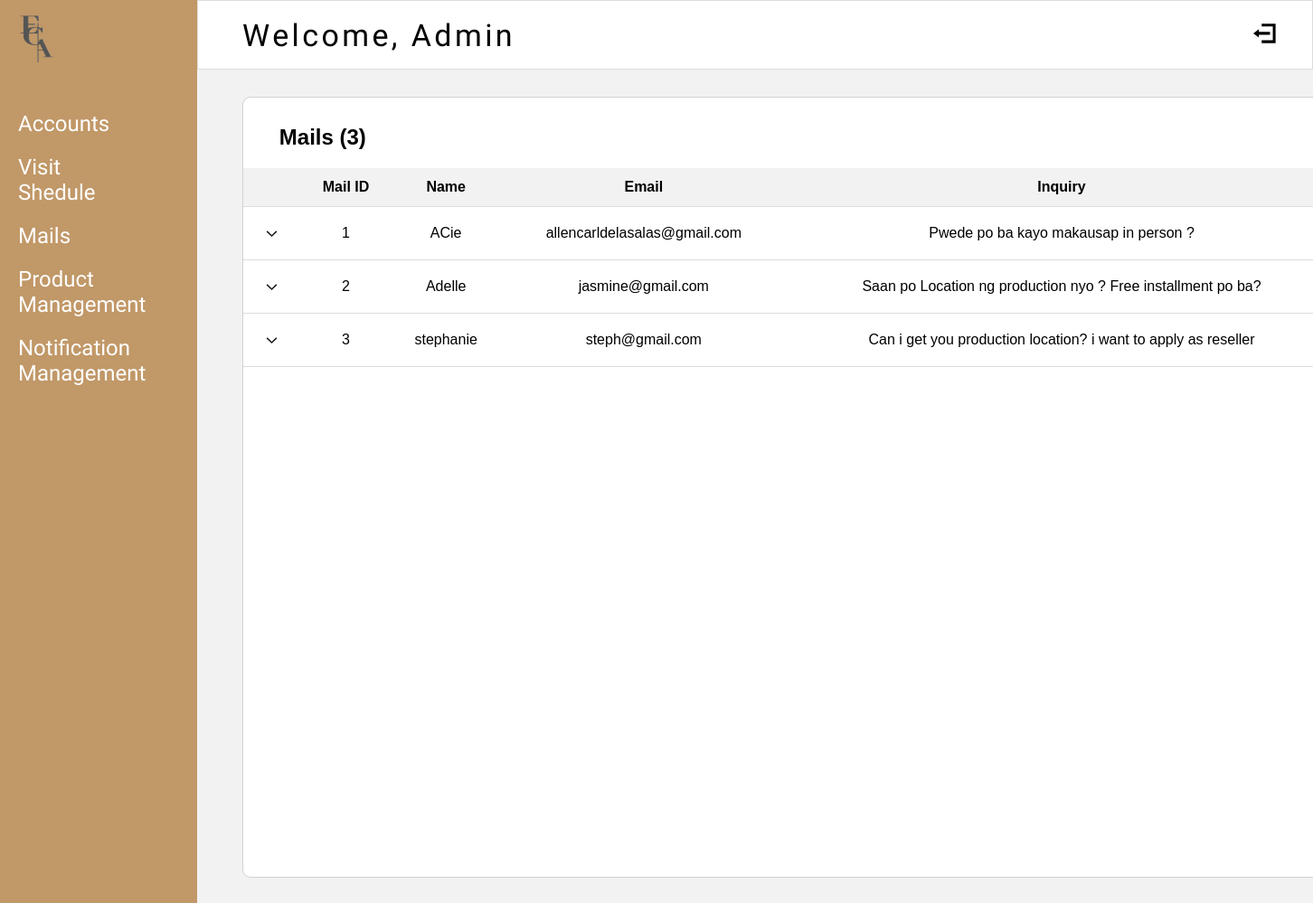
Page /ADmails.php on the committed database.
### tables this page shows
CREATE TABLE `mails` (
  `mail_id` bigint(20) NOT NULL,
  `name` varchar(255) NOT NULL,
  `email` varchar(255) NOT NULL,
  `Inquiry` varchar(255) NOT NULL
);

### ADmails.php (the view, shortened to what this page needs)
<?php
include("auth.php");
$query = "SELECT * FROM mails";
$result = mysqli_query($con, $query);
$user = array();
if (mysqli_num_rows($result) > 0) {
    while ($row = mysqli_fetch_assoc($result)) {
        $user[] = $row;
    }
}
?>
<!DOCTYPE html>
<html lang="en">
<head>
</head>
<body>
    <div class="row">
    <div class="column left" >
            <div class="left">
                <img class="logoo" src="img/ecalogo.png" width="40px" height="55px">
                <a href="ADaccount.php"><h1 class="eca">Accounts</h1></a>
                <a href="ADsched.php"><h1 class="eca">Visit Shedule</h1></a>
                <a href="ADmails.php"><h1 class="eca">Mails</h1></a>
                <a href="ADproduct.php"><h1 class="eca">Product Management</h1></a>
                <a href="ADnotiff.php"><h1 class="eca">Notification Management</h1></a>
            </div>
        </div>
        <div class="column right" >
            <div class="Top">
                    <a href="logout2.php"><svg class="logout" xmlns="http://www.w3.org/2000/svg" width="61" height="53" viewBox="0 0 61 53" fill="none">
                    <path d="M22.5307 0V7.51022H52.5716V45.0613H22.5307V52.5716H60.0818V0H22.5307ZM15.0204 15.0204L0 26.2858L15.0204 37.5511V30.0409H45.0613V22.5307H15.0204V15.0204Z" fill="black"/>
                    </svg></a>
                    <h3 class="adminName">Welcome, Admin</h3>
            </div>
            <div class="orderbox">
    <h2 class="ordernum">Mails (<?= count($user); ?>)</h2>
    <table class="order-list">
        <thead>
            <tr>
                <th></th>
                <th>Mail ID</th>
                <th>Name</th>
                <th>Email</th>
                <th>Inquiry</th>
            </tr>
        </thead>
        <tbody id="user-table">
            <?php foreach ($user as $user): ?>
                <tr>
                    <td><button class="productinfo"></button></td>
                    <td><?= $user['mail_id']; ?></td>
                    <td><?= $user['name']; ?></td>
                    <td><?= $user['email']; ?></td>
                    <td><?= $user['Inquiry']; ?></td>
                </tr>
            <?php endforeach; ?>
        </tbody>
    </table>
</div>
</body>
</html>

### ADmails.php (style rules this page uses)
* { margin: 0; padding: 0; text-decoration: none; }
body { background: #efeff0ca; }
.logoo { margin-top: 14px; margin-left: 20px; margin-bottom: 30px; }
.eca { margin-left: 20px; margin-top: 20px; color: #FFF; font-family: Crushed; font-size: 24px; font-style: normal; font-weight: 400; line-height: normal; }
.Top { height: 75px; flex-shrink: 0; border: 1px solid #DCDCDC; background: #FFF; }
.left { top:0%; left: 0%; height: 1024px; flex-shrink: 0; background: #C19868; }
.column { float: left; }
.left { width: 15%; }
.right { width: 85%; }
.row:after { content: ""; display: table; clear: both; }
.orderbox { width: 1210px; height: 862px; flex-shrink: 0; border-radius: 9px; border: 0.8px solid #D1D1D1; background: #FFF; margin-top: 30px; margin-left: 50px; }
.ordernum { font-family: 'Gill Sans', 'Gill Sans MT', Calibri, 'Trebuchet MS', sans-serif; margin-top: 30px; margin-left: 40px; margin-bottom: 20px; }
table { width: 100%; border-collapse: collapse; font-family: 'Gill Sans', 'Gill Sans MT', Calibri, 'Trebuchet MS', sans-serif; }
th, td { padding: 12px; text-align: center; border-bottom: 1px solid #ddd; }
th { background-color: #f2f2f2; }
.productinfo { border: none; background-color: white; margin-top: 6px; }
.logout { margin-top:20px; width: 25px; height: 32px; margin-left: 20px; float: right; margin-right: 40px; }
.adminName { margin-top: 18px; margin-left:4%; color: #000; text-shadow: 0px 4px 4px 0px rgba(0, 0, 0, 0.25); font-family: Crushed; font-size: 34px; font-style: normal; font-weight: 400; line-height: normal; letter-spacing: 3.4px; text-align: left; }

### rows in the picture
mails: mail_id "1", name "ACie", email "allencarldelasalas@gmail.com", Inquiry "Pwede po ba kayo makausap in person ?"
mails: mail_id "2", name "Adelle", email "jasmine@gmail.com", Inquiry "Saan po Location ng production nyo ? Free installment po ba?"
mails: mail_id "3", name "stephanie", email "steph@gmail.com", Inquiry "Can i get you production location? i want to apply as reseller"

### other values in the picture
count($user) "3"
